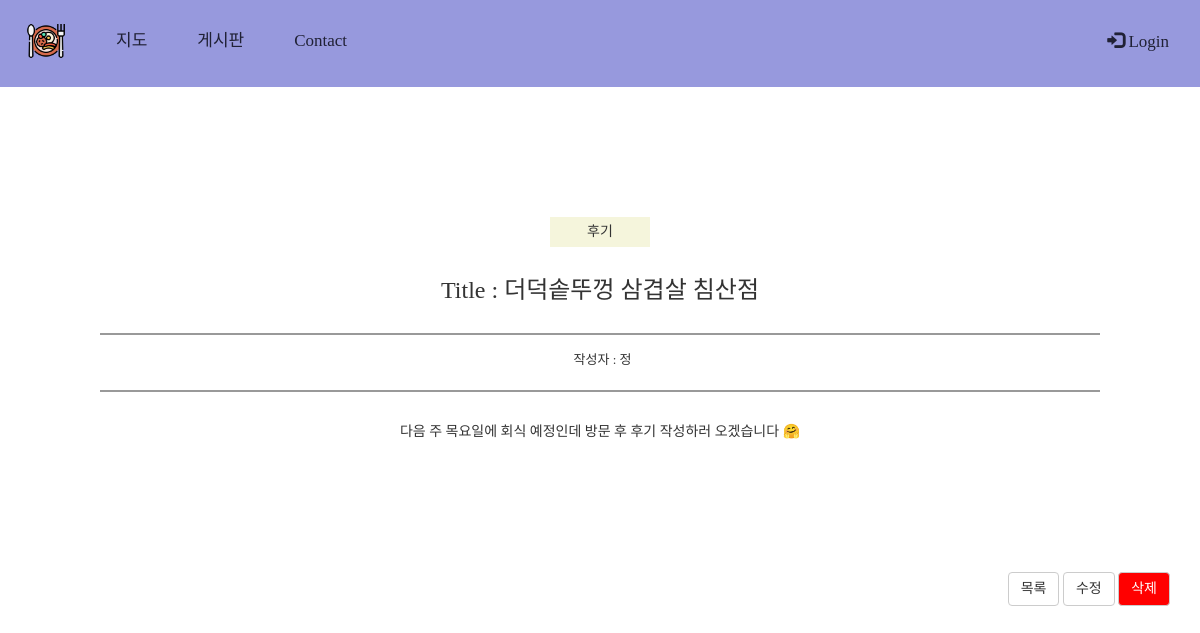
Screenshot of /article/detail/23/ with the database file from the repository.
### app/models.py (models this page shows)
class Article(models.Model):
  title = models.CharField(max_length=100)
  content = models.CharField(max_length=1000)
  user = models.ForeignKey(User, on_delete=models.CASCADE)
  category = models.CharField(max_length=100, null=True) #게시판 카테고리 변수

class User(models.Model):
  email = models.CharField(max_length=20)
  name = models.CharField(max_length=20)
  pwd = models.CharField(max_length=20)
  pwd = models.CharField(max_length=20,null=True)

### app/views.py (the view)
# urls.py: path('article/detail/<int:id>/', views.detail),
def detail(request, id):
  article = Article.objects.get(id=id)
  context = {
    'article' : article
  }
  return render(request, 'detail.html', context)

### app/templates/detail.html (shortened to what this page needs)
{% extends 'home.html' %}
{% block content %}
<div class="container" style='margin-top:30px;'>
  <div class="card">
    <div class="card-view">
      <div class="category">
      {% if article.category == '1' %}추천{% elif article.category == '2'%}후기{% endif %}
      </div>
      <div class="heading">
        <h3>Title :  {{ article.title }}</h3>
      </div>
      <div class="info">
        <dl>
          작성자 :  {{ article.user.name }}
        </dl>
      </div>
      <div class="body">{{ article.content }}</div>
    </div>
  </div>
</div>
<div class="container text-right">
  <button href=''  class="btn btn-default" id="list" onclick='location="/article/list/"'>목록</button>
  <a href='' class="btn btn-default" id="update" data-article-id="{{ article.id }}">수정</a>
  <a href='/article/delete/{{ article.id }}/' class="btn btn-default" id="delete" style="background-color: red; color: white;">
    삭제
  </a>
</div>
<br>
{% endblock %}

### app/templates/home.html (style rules this page uses)
* { font-family: NeoDunggeunmo; }

### app/templates/detail.html (style rules this page uses)
.card-view { text-align: center; margin-top: 100px; margin-bottom: 100px; }
.card-view .category { background-color: beige; padding-right: 20px; padding-left: 20px; padding-top: 5px; padding-bottom: 5px; width: 100px; margin-left: 520px; }
.card-view .heading { margin-top: 30px; margin-bottom: 30px; }
.card-view .heading h3 { margin-top: 10px; }
.card-view .info { border-top: 2px solid #999; border-bottom: 2px solid #999; margin: auto; width: 1000px; padding-top: 15px; }
.card-view .info dl { display: inline-block; margin-left: 5px; font-size: small; }
.body { margin-top: 30px; padding-bottom: 30px; }

### rows the page displays
Article: title "더덕솥뚜껑 삼겹살 침산점", user.name "정", content "다음 주 목요일에 회식 예정인데 방문 후 후기 작성하러 오겠습니다 🤗"
